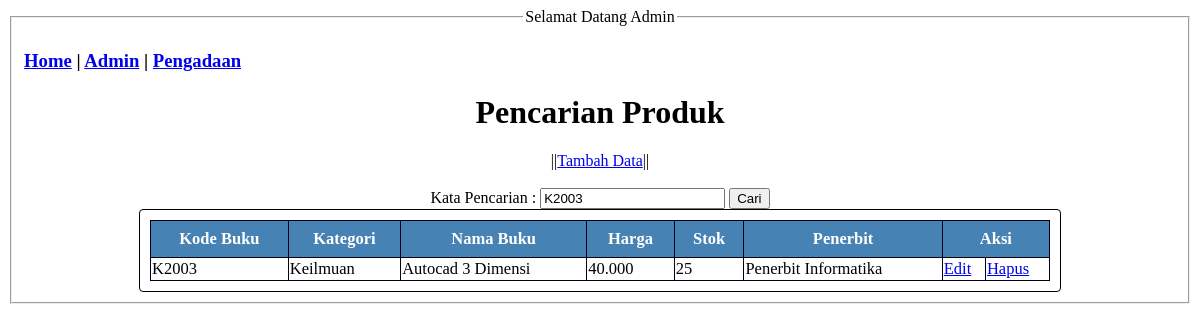
Page /kuiz/admin.php?kata_cari=K2003 on the committed database.
### tables this page shows
CREATE TABLE `tb_buku` (
  `id_buku` varchar(10) NOT NULL,
  `kategori` varchar(10) NOT NULL,
  `nama_buku` varchar(50) NOT NULL,
  `harga` varchar(10) NOT NULL,
  `stok` varchar(10) NOT NULL,
  `penerbit` varchar(20) NOT NULL
);

### kuiz/admin.php (the view, shortened to what this page needs)
<!DOCTYPE html>
<html lang="en">
<head>
    <link rel="stylesheet" href="style.css">
</head>
<body>
    <fieldset >
        <h3>
            <a href="index.php">Home</a> |
            <a href="admin.php">Admin</a> |
            <a href="Pengadaan.php">Pengadaan</a>
        </h3>
        <legend align="center">Selamat Datang Admin</legend>
        <center><h1>Pencarian Produk</h1></center>
        <center>||<a href="tambah_form.html">Tambah Data</a>||</center>
<br>
    <form method="GET" action="index.php" style="text-align: center;">
    <label>Kata Pencarian : </label>
    <input type="text" name="kata_cari" value="<?php if(isset($_GET['kata_cari'])) { echo
    $_GET['kata_cari']; } ?>" />
<button type="submit">Cari</button>
</form>
<div class="table_admin">
    <table class="table_ad_dlm">
        <thead>
        <tr>
        <th>Kode Buku</th>
        <th>Kategori</th>
        <th>Nama Buku</th>
        <th>Harga</th>
        <th>Stok</th>
        <th>Penerbit</th>
        <th colspan="2">Aksi</th>
        </tr>
        </thead>
<tbody>
<?php
include 'koneksi.php';
if(isset($_GET['kata_cari'])) {
$kata_cari = $_GET['kata_cari'];
$query = "SELECT * FROM tb_buku WHERE id_buku like '%".$kata_cari."%' OR
 nama_buku like '%".$kata_cari."%' ORDER BY id_buku ASC";
} else {
    $query = "SELECT * FROM tb_buku ORDER BY id_buku ASC";
    }
$result = mysqli_query($koneksi, $query);
while ($row = mysqli_fetch_assoc($result)) {
?>
<tr>
    <td><?php echo $row['id_buku']; ?></td>
    <td><?php echo $row['kategori']; ?></td>
    <td><?php echo $row['nama_buku']; ?></td>
    <td><?php echo $row['harga']; ?></td>
    <td><?php echo $row['stok']; ?></td>
    <td><?php echo $row['penerbit']; ?></td>
    <td><a href="edit_form.php?id_buku=<?php echo $row['id_buku']; ?>">Edit</a></td>
    <td><a href="delete.php?id_buku=<?php echo $row['id_buku']; ?>" onclick="return confirm('Apakah Anda Yakin Ingin Menghapus?')">Hapus</a></td>
</tr>
<?php
}
?>
</tbody>
</table>
</fieldset>
</body>
</html>

### kuiz/style.css (style rules this page uses)
.table_admin { max-width: 900px; border: 1px solid black; padding: 10px; overflow: auto; margin: auto; border-radius: 4px; }
.table_ad_dlm { width: 100%; font-size: 16.5px; border-collapse: collapse; }
table thead { background-color: steelblue; color: white; }
table thead th { padding: 8px; }
table th, table td { border: 1px solid #000017; }

### rows in the picture
tb_buku: id_buku "K2003", kategori "Keilmuan", nama_buku "Autocad 3 Dimensi", harga "40.000", stok "25", penerbit "Penerbit Informatika"
